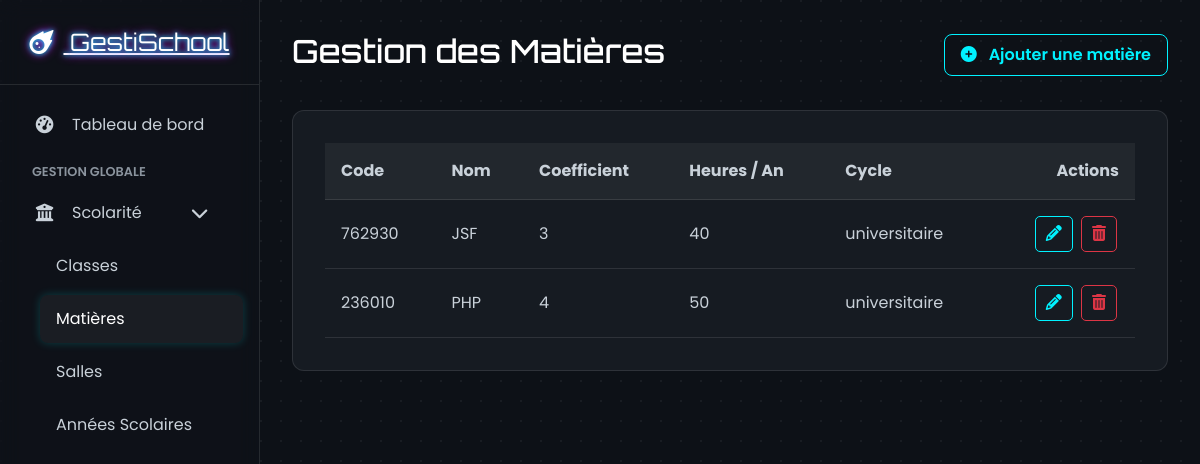
The page /admin/gestion/matieres.php (signed in) on the database its author committed.
### tables this page shows
CREATE TABLE IF NOT EXISTS `matieres` (
  `id` int NOT NULL AUTO_INCREMENT,
  `code` varchar(20) DEFAULT NULL,
  `nom` varchar(100) DEFAULT NULL,
  `coefficient` int DEFAULT '1',
  `heures_annuelles` int DEFAULT '60',
  `cycle_id` int DEFAULT NULL,
  PRIMARY KEY (`id`),
  UNIQUE KEY `code` (`code`),
  KEY `cycle_id` (`cycle_id`)
);

CREATE TABLE IF NOT EXISTS `cycles` (
  `id` int NOT NULL AUTO_INCREMENT,
  `nom` varchar(100) DEFAULT NULL,
  `code` varchar(20) DEFAULT NULL,
  `duree_annees` int DEFAULT '1',
  PRIMARY KEY (`id`),
  UNIQUE KEY `code` (`code`)
);

### admin/gestion/matieres.php (the view, shortened to what this page needs)
<?php
require_once '../../config/db.php';
try {
    $stmt_matieres = $pdo->query("
        SELECT m.*, cy.nom as cycle_nom
        FROM matieres m
        LEFT JOIN cycles cy ON m.cycle_id = cy.id
        ORDER BY m.nom ASC
    ");
    $matieres = $stmt_matieres->fetchAll();
} catch (PDOException $e) {
    $error_db = "Erreur lors de la récupération des données : " . $e->getMessage();
    $matieres = $cycles = [];
}
?>
<!DOCTYPE html>
<html lang="fr">
<head>
    <link href="https://cdn.jsdelivr.net/npm/bootstrap@5.3.3/dist/css/bootstrap.min.css" rel="stylesheet">
    <link rel="stylesheet" href="https://cdnjs.cloudflare.com/ajax/libs/font-awesome/6.5.2/css/all.min.css">
</head>
<body>
<div class="page-wrapper">
    <aside id="sidebar">
        <div class="sidebar-header">
            <a href="../dashboard.php" class="logo"><i class="fas fa-meteor"></i> GestiSchool</a>
        </div>
        <nav class="sidebar-nav">
            <ul class="nav flex-column">
                <li class="nav-item"><a class="nav-link" href="../dashboard.php"><i class="fas fa-tachometer-alt"></i> Tableau de bord</a></li>
                <li class="nav-category">Gestion Globale</li>
                <li class="nav-item">
                    <a class="nav-link" data-bs-toggle="collapse" href="#gestionCollapse" role="button" aria-expanded="true" aria-controls="gestionCollapse">
                        <i class="fas fa-university"></i> Scolarité <i class="fas fa-chevron-right arrow"></i>
                    </a>
                    <div class="collapse show" id="gestionCollapse">
                        <ul class="nav flex-column ps-4">
                            <li><a class="nav-link" href="classes.php">Classes</a></li>
                            <li><a class="nav-link active" href="matieres.php">Matières</a></li>
                            <li><a class="nav-link" href="salles.php">Salles</a></li>
                            <li><a class="nav-link" href="annees.php">Années Scolaires</a></li>
                        </ul>
                    </div>
                </li>
            </ul>
        </nav>
    </aside>
    <main id="main-content">
        <header class="main-header">
            <div>
                <h1>Gestion des Matières</h1>
            </div>
            <button class="btn btn-glow" data-bs-toggle="modal" data-bs-target="#matiereModal" id="add-matiere-btn">
                <i class="fas fa-plus-circle me-2"></i> Ajouter une matière
            </button>
        </header>
        <div class="content-card">
            <div class="table-responsive">
                <table class="galaxy-table">
                    <thead>
                        <tr>
                            <th>Code</th>
                            <th>Nom</th>
                            <th>Coefficient</th>
                            <th>Heures / An</th>
                            <th>Cycle</th>
                            <th class="text-end">Actions</th>
                        </tr>
                    </thead>
                    <tbody>
                        <?php if (empty($matieres)): ?>
                            <tr><td colspan="6" class="text-center">Aucune matière trouvée.</td></tr>
                        <?php else: ?>
                            <?php foreach ($matieres as $matiere): ?>
                                <tr>
                                    <td><?= htmlspecialchars($matiere['code']) ?></td>
                                    <td><?= htmlspecialchars($matiere['nom']) ?></td>
                                    <td><?= htmlspecialchars($matiere['coefficient']) ?></td>
                                    <td><?= htmlspecialchars($matiere['heures_annuelles']) ?></td>
                                    <td><?= htmlspecialchars($matiere['cycle_nom'] ?: 'N/A') ?></td>
                                    <td class="text-end">
                                        <button class="btn btn-action btn-action-edit edit-btn"
                                            data-bs-toggle="modal" data-bs-target="#matiereModal"
                                            data-id="<?= $matiere['id'] ?>"
                                            data-code="<?= htmlspecialchars($matiere['code']) ?>"
                                            data-nom="<?= htmlspecialchars($matiere['nom']) ?>"
                                            data-coefficient="<?= $matiere['coefficient'] ?>"
                                            data-heures_annuelles="<?= $matiere['heures_annuelles'] ?>"
                                            data-cycle_id="<?= $matiere['cycle_id'] ?>">
                                            <i class="fas fa-pencil-alt"></i>
                                        </button>
                                        <button class="btn btn-action btn-action-delete delete-btn" data-id="<?= $matiere['id'] ?>" data-nom="<?= htmlspecialchars($matiere['nom']) ?>">
                                            <i class="fas fa-trash-alt"></i>
                                        </button>
                                    </td>
                                </tr>
                            <?php endforeach; ?>
                        <?php endif; ?>
                    </tbody>
                </table>
            </div>
        </div>
    </main>
</div>
</body>
</html>

### admin/gestion/matieres.php (style rules this page uses)
:root { --bg-dark-primary: #0d1117; --bg-dark-secondary: #161b22; --border-color: rgba(255, 255, 255, 0.1); --text-primary: #c9d1d9; --text-secondary: #8b949e; --accent-glow-1: #00f2ff; --accent-glow-2: #da00ff; --font-primary: 'Poppins', sans-serif; --font-display: 'Orbitron', sans-serif; --success-glow: rgba(40, 167, 69, 0.5); --danger-glow: rgba(220, 53, 69, 0.5); }
body { font-family: var(--font-primary); background-color: var(--bg-dark-primary); color: var(--text-primary); background-image: radial-gradient(circle at 1px 1px, rgba(255, 255, 255, 0.05) 1px, transparent 0); background-size: 20px 20px; }
.page-wrapper { display: flex; min-height: 100vh; }
#sidebar { width: 260px; position: fixed; top: 0; left: 0; height: 100vh; z-index: 1000; background: rgba(16, 19, 26, 0.6); backdrop-filter: blur(10px); border-right: 1px solid var(--border-color); transition: all 0.3s ease; display: flex; flex-direction: column; }
.sidebar-header { padding: 1.5rem; text-align: center; border-bottom: 1px solid var(--border-color); }
.sidebar-header .logo { font-family: var(--font-display); font-size: 1.5rem; color: #fff; text-shadow: 0 0 5px var(--accent-glow-1), 0 0 10px var(--accent-glow-2); }
.sidebar-header .logo i { margin-right: 10px; }
.sidebar-nav { padding: 1rem; flex-grow: 1; overflow-y: auto; }
.nav-category { font-size: 0.8rem; color: var(--text-secondary); text-transform: uppercase; padding: 0.5rem 1rem; font-weight: 600; }
.nav-link { display: flex; align-items: center; padding: 0.75rem 1rem; color: var(--text-primary); text-decoration: none; border-radius: 8px; margin-bottom: 5px; transition: all 0.2s ease; }
.nav-link i { width: 25px; margin-right: 15px; text-align: center; font-size: 1.1rem; }
.nav-link:hover, .nav-link.active { background: rgba(255, 255, 255, 0.05); color: #fff; box-shadow: 0 0 10px rgba(0, 242, 255, 0.2); }
.nav-link .arrow { margin-left: auto; transition: transform 0.3s ease; }
.nav-link[aria-expanded="true"] .arrow { transform: rotate(90deg); }
#main-content { margin-left: 260px; width: calc(100% - 260px); padding: 2rem; transition: all 0.3s ease; }
.main-header { display: flex; justify-content: space-between; align-items: center; margin-bottom: 2rem; }
.main-header h1 { font-family: var(--font-display); color: #fff; font-size: 2rem; }
.content-card { background: var(--bg-dark-secondary); border-radius: 12px; padding: 2rem; border: 1px solid var(--border-color); animation: fadeIn 0.5s ease; }
.btn-glow { border: 1px solid var(--accent-glow-1); color: var(--accent-glow-1); background-color: transparent; padding: 0.5rem 1rem; border-radius: 8px; font-weight: 600; transition: all 0.3s ease; }
.galaxy-table { width: 100%; color: var(--text-primary); }
.galaxy-table th { background-color: rgba(255, 255, 255, 0.05); padding: 1rem; border-bottom: 1px solid var(--border-color); }
.galaxy-table td { padding: 1rem; border-bottom: 1px solid var(--border-color); vertical-align: middle; }
.btn-action { background: transparent; border: 1px solid; border-radius: 5px; padding: 5px 10px; margin: 0 2px; transition: all 0.2s; }
.btn-action-edit { color: var(--accent-glow-1); border-color: var(--accent-glow-1); }
.btn-action-delete { color: #dc3545; border-color: #dc3545; }

### rows shown on the page
matieres: code "762930", nom "JSF", coefficient "3", heures_annuelles "40", cycle.nom "universitaire"
matieres: code "236010", nom "PHP", coefficient "4", heures_annuelles "50", cycle.nom "universitaire"
